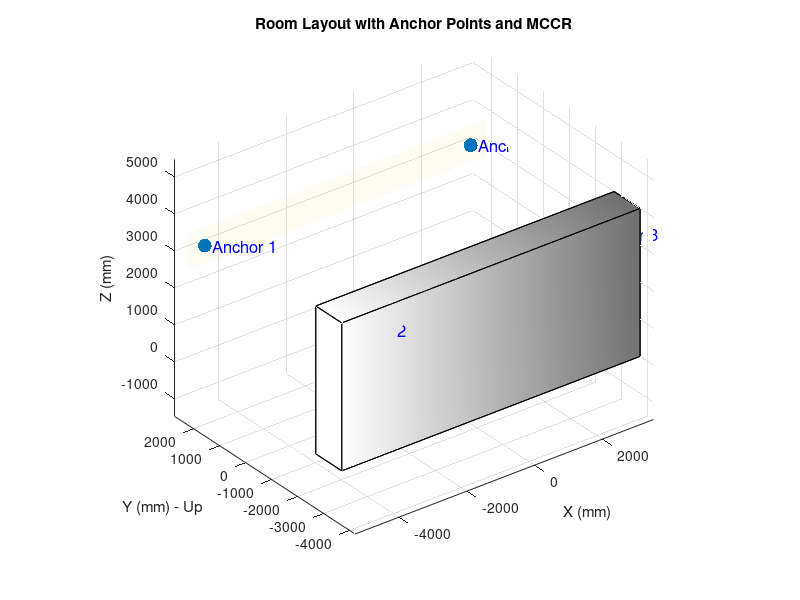

This chart was generated by the following MATLAB code: (Note: this script raises an error after producing the figure.)
% MATLAB Script: Real-Time Motion Capture Visualization with NatNet
%
% This script visualizes the real-time position of a rigid body ('MCCR') using
% NatNet and periodically updates the rope lengths connecting anchor points to 'MCCR'.
%
% Ensure that the NatNet SDK is installed and the necessary MATLAB files are on the path.
% Include the NatNet client functions or add their directory to the MATLAB path.
% Example:
% addpath('C:\Path\To\NatNetSDK\Lib\MATLAB');

%% 1. Define Rotation Matrix and Rotate Coordinates

% Define rotation angle (90 degrees in radians)
theta = 90; 
theta_rad = deg2rad(theta);

% Define rotation matrix to rotate Y-axis to positive Z-axis (rotate +90 degrees about X-axis)
R = [1, 0, 0;
     0, cos(theta_rad), -sin(theta_rad);
     0, sin(theta_rad), cos(theta_rad)];

%% 2. Define Anchor Points and Plot the Room

% Define Anchor Points (X, Y, Z) in millimeters
anchorPoints = [
    -4795, 3200, -2220.23;
    -4795, 3200, 2748.19;
     2616.11, 3200, 2779.82;
     3011.83, 3200, -2166.38
];

% Define tolerance for rope length comparison (in millimeters)
tolerance = 10; % mm

% Apply rotation to Anchor Points
anchorPoints_rotated = (R * anchorPoints')';

% Define motor IPs
motorIps = ["192.168.0.162"; "192.168.0.116"; "192.168.0.219"; "192.168.0.182"];

% Labels for Anchor Points
labels = {'Anchor 1', 'Anchor 2', 'Anchor 3', 'Anchor 4'};

% Define Room Height (originally along Y-axis) in millimeters
roomHeight = 4000; % Example: 4000 mm height

% Calculate min and max for X and Z axes with padding
padding = 500; % mm
minX = min(anchorPoints_rotated(:,1)) - padding;
maxX = max(anchorPoints_rotated(:,1)) + padding;
minZ = min(anchorPoints_rotated(:,3)) - padding;
maxZ = max(anchorPoints_rotated(:,3)) + padding;

% Y-axis boundaries (originally Z after rotation)
minY = 0;          % Floor level
maxY = roomHeight; % Ceiling level

% Define the vertices of the room (bounding box) in rotated coordinates
roomVertices = [
    minX, minY, minZ; % 1: Front-Bottom-Left
    maxX, minY, minZ; % 2: Front-Bottom-Right
    maxX, minY, maxZ; % 3: Back-Bottom-Right
    minX, minY, maxZ; % 4: Back-Bottom-Left
    minX, maxY, minZ; % 5: Front-Top-Left
    maxX, maxY, minZ; % 6: Front-Top-Right
    maxX, maxY, maxZ; % 7: Back-Top-Right
    minX, maxY, maxZ  % 8: Back-Top-Left
];
roomVertices_rotated = (R * roomVertices')';

% Define the faces of the room
roomFaces = [
    1, 2, 3, 4; % Bottom face (Floor)
    5, 6, 7, 8; % Top face (Ceiling)
    1, 2, 6, 5; % Front face
    2, 3, 7, 6; % Right face
    3, 4, 8, 7; % Back face
    4, 1, 5, 8  % Left face
];

% Create a new figure for visualization
fig = figure('Name', 'Real-Time Motion Capture Visualization', 'NumberTitle', 'off');
hold on;
grid on;
axis equal;
xlabel('X (mm)');
ylabel('Y (mm) - Up'); % After rotation, Y is up
zlabel('Z (mm)');
title('Room Layout with Anchor Points and MCCR');

% Plot the room as a semi-transparent box
roomPatch = patch('Vertices', roomVertices_rotated, 'Faces', roomFaces, ...
      'FaceColor', [0.8, 0.8, 0.8], 'FaceAlpha', 0.1, ...
      'EdgeColor', 'k', 'DisplayName', 'Room');

% Plot Rotated Anchor Points
anchorScatter = scatter3(anchorPoints_rotated(:,1), anchorPoints_rotated(:,2), anchorPoints_rotated(:,3), ...
         100, 'filled', 'r', 'DisplayName', 'Anchors');

% Annotate Anchor Points
for i = 1:size(anchorPoints_rotated,1)
    text(anchorPoints_rotated(i,1), anchorPoints_rotated(i,2), anchorPoints_rotated(i,3), ...
         ['  ' labels{i}], 'FontSize', 12, 'Color', 'b');
end

% Optional: Highlight the plane where anchor points lie (after rotation, Y is up)
[X_grid, Z_grid] = meshgrid(linspace(minX, maxX, 2), linspace(minZ, maxZ, 2));
Y_grid = ones(size(X_grid)) * anchorPoints_rotated(1,2); % Y = 3200 mm
anchorPlane = surf(X_grid, Y_grid, Z_grid, 'FaceColor', 'yellow', ...
                  'FaceAlpha', 0.05, 'EdgeColor', 'none', 'DisplayName', 'Anchor Plane');

% Adjust view angle for better visualization
view(3);            % 3D view
rotate3d on;        % Enable interactive rotation
camlight headlight; % Add a light source for better shading
lighting gouraud;   % Use Gouraud lighting

%% 3. Initialize NatNet Client and Define Rigid Body

% Initialize NatNet client
natnetclient = initializeNatNet(); % Ensure this function is defined and works

% Define the name of the rigid body to track
rigidBodyName = 'MCCR';

% Verify if the rigid body exists in the model description
model = natnetclient.getModelDescription;
rigidBodyExists = false;
for i = 1:model.RigidBodyCount
    if strcmp(model.RigidBody(i).Name, rigidBodyName)
        rigidBodyExists = true;
        break;
    end
end
if ~rigidBodyExists
    error('Rigid body "%s" not found in the model description.', rigidBodyName);
end

%% 4. Calculate Rope Offsets

% Retrieve the initial position of the rigid body to calculate ideal rope lengths
initialBodyPosition = getBodyPosition(natnetclient);
if any(isnan(initialBodyPosition))
    error('Initial rigid body position not available.');
end

% Apply rotation to the initial position
initialBodyPosition_rotated = (R * initialBodyPosition')';

% Calculate ideal rope lengths based on initial position
idealRopeLengths = [norm(initialBodyPosition_rotated - anchorPoints_rotated(1, :)), ...
                    norm(initialBodyPosition_rotated - anchorPoints_rotated(2, :)), ...
                    norm(initialBodyPosition_rotated - anchorPoints_rotated(3, :)), ...
                    norm(initialBodyPosition_rotated - anchorPoints_rotated(4, :))];

% Retrieve real rope lengths from encoders
realRopeLengths = [getEncoderData(motorIps(1)).ropeLength, ...
                   getEncoderData(motorIps(2)).ropeLength, ...
                   getEncoderData(motorIps(3)).ropeLength, ...
                   getEncoderData(motorIps(4)).ropeLength];

% Calculate rope offsets
ropeOffset = realRopeLengths - idealRopeLengths;

%% 5. Initialize 'MCCR' Marker and Ropes on the Plot

% Initialize 'MCCR' scatter plot as a blue filled sphere, initially not visible
mccrScatter = scatter3(NaN, NaN, NaN, 150, 'filled', 'b', 'DisplayName', 'MCCR');

% Annotate 'MCCR' with a text label, initially not visible
mccrText = text(NaN, NaN, NaN, 'MCCR', 'FontSize', 12, 'Color', 'g');

% Initialize a trail for 'MCCR' (optional)
trailLength = 100; % Number of previous positions to display
trailX = NaN(1, trailLength);
trailY = NaN(1, trailLength);
trailZ = NaN(1, trailLength);
trailPlot = plot3(trailX, trailY, trailZ, 'b-', 'LineWidth', 1, 'DisplayName', 'MCCR Trail');

% Initialize Line Objects for Ropes
ropeLines = gobjects(4,1); % Preallocate for 4 ropes
for i = 1:4
    ropeLines(i) = line('XData', [anchorPoints_rotated(i,1), NaN], ...
                        'YData', [anchorPoints_rotated(i,2), NaN], ...
                        'ZData', [anchorPoints_rotated(i,3), NaN], ...
                        'LineWidth', 2, 'Color', 'k', 'DisplayName', ['Rope ' num2str(i)]);
end

% Initialize Text Objects for Rope Length Labels
ropeTexts = gobjects(4,1); % Preallocate for 4 rope labels
for i = 1:4
    ropeTexts(i) = text(NaN, NaN, NaN, '', 'FontSize', 10, 'Color', 'k', 'BackgroundColor', 'w');
end

%% 6. Initialize Shared Data for 'MCCR' Position

% Initialize shared data storage for 'position_rotated' using appdata
setappdata(fig, 'position_rotated', [NaN, NaN, NaN]);

%% 7. Setup Timer for Asynchronous Rope Updates

% Create a timer object that executes every 60 seconds (1 minute)
ropeTimer = timer(...
    'ExecutionMode', 'fixedRate', ...  % Run the timer repeatedly
    'Period', 60, ...                  % Time in seconds between executions
    'TimerFcn', @updateRopesCallback ...% Callback function to execute
);

% Start the timer
start(ropeTimer);

% Ensure that the timer is deleted when the figure is closed
cleanupObj = onCleanup(@() cleanupTimer(ropeTimer));

%% 8. Real-Time Tracking Loop

% Initialize a flag to indicate if MCCR is currently being tracked
isTracked = false;

% Start real-time plotting
disp('Starting real-time MCCR tracking. Press Ctrl+C to stop.');

% Use a try-catch block to allow graceful termination
try
    while true
        % Check connection status
        if ~natnetclient.IsConnected
            warning('NatNet client disconnected. Attempting to reconnect...');
            natnetclient = initializeNatNet(); % Reinitialize the client
            pause(1); % Wait before retrying
            continue;
        end

        % Retrieve position data
        position = getBodyPosition(natnetclient); % Ensure this function returns [X Y Z]
        % disp(position); % Uncomment for debugging
        
        % Apply rotation to the retrieved position
        position_rotated = (R * position')';

        if ~any(isnan(position_rotated)) % Data is available
            % Update 'MCCR' scatter plot
            set(mccrScatter, 'XData', position_rotated(1), 'YData', position_rotated(2), 'ZData', position_rotated(3));

            % Update 'MCCR' text annotation
            set(mccrText, 'Position', position_rotated, 'String', 'MCCR');

            % Update trail data
            trailX = [trailX(2:end), position_rotated(1)];
            trailY = [trailY(2:end), position_rotated(2)];
            trailZ = [trailZ(2:end), position_rotated(3)];
            set(trailPlot, 'XData', trailX, 'YData', trailY, 'ZData', trailZ);

            % Store the current position in appdata for the timer to access
            setappdata(fig, 'position_rotated', position_rotated);

            % Ensure 'MCCR' and trail are visible
            if ~isTracked
                set(mccrScatter, 'Visible', 'on');
                set(mccrText, 'Visible', 'on');
                set(trailPlot, 'Visible', 'on');
                isTracked = true;
            end
        else
            % No data available, hide 'MCCR' marker and trail
            if isTracked
                set(mccrScatter, 'Visible', 'off');
                set(mccrText, 'Visible', 'off');
                set(trailPlot, 'Visible', 'off');
                isTracked = false;
            end
        end

        % Update the plot
        drawnow;

        % Pause for a short duration to limit update rate (e.g., 20 Hz)
        pause(0.05); % 50 ms
    end
catch ME
    % Stop and delete the timer in case of any errors or interruptions
    stop(ropeTimer);
    delete(ropeTimer);

    disp('Real-time tracking stopped.');
    disp(ME.message);
end

%% 9. Timer Callback Function for Rope Updates

function updateRopesCallback(~, ~)
    % Callback function to update ropes asynchronously every minute

    % Retrieve the current position_rotated from appdata
    position_rotated = getappdata(gcf, 'position_rotated');

    if any(isnan(position_rotated))
        warning('Rope update skipped: Current MCCR position is unavailable.');
        return;
    end

    % Retrieve real rope lengths from encoders
    realRopeLengths = [getEncoderData(motorIps(1)).ropeLength, ...
                       getEncoderData(motorIps(2)).ropeLength, ...
                       getEncoderData(motorIps(3)).ropeLength, ...
                       getEncoderData(motorIps(4)).ropeLength];

    % Calculate adjusted rope lengths
    adjustedRopeLengths = realRopeLengths - ropeOffset;

    % Calculate expected rope lengths based on current position
    expectedRopeLengths = [
        norm(position_rotated - anchorPoints_rotated(1, :)), ...
        norm(position_rotated - anchorPoints_rotated(2, :)), ...
        norm(position_rotated - anchorPoints_rotated(3, :)), ...
        norm(position_rotated - anchorPoints_rotated(4, :))
    ];

    % Update Rope Lines and Labels
    for i = 1:4
        % Define the end point of the rope line (MCCR position)
        ropeEnd = position_rotated;

        % Update the line data
        set(ropeLines(i), 'XData', [anchorPoints_rotated(i,1), ropeEnd(1)], ...
                         'YData', [anchorPoints_rotated(i,2), ropeEnd(2)], ...
                         'ZData', [anchorPoints_rotated(i,3), ropeEnd(3)]);

        % Calculate the midpoint for placing the text label
        midpoint = (anchorPoints_rotated(i, :) + ropeEnd) / 2;

        % Update the text label with adjusted rope length
        set(ropeTexts(i), 'Position', midpoint, ...
                         'String', sprintf('%.1f mm', adjustedRopeLengths(i)), ...
                         'HorizontalAlignment', 'center', ...
                         'VerticalAlignment', 'bottom');

        % Check if adjusted rope length matches expected rope length within tolerance
        if abs(adjustedRopeLengths(i) - expectedRopeLengths(i)) > tolerance
            % Log a warning message
            fprintf('Warning: Rope %d length mismatch. Expected: %.1f mm, Adjusted: %.1f mm\n', ...
                    i, expectedRopeLengths(i), adjustedRopeLengths(i));

            % Change rope line color to red to indicate discrepancy
            set(ropeLines(i), 'Color', 'r');

            % Optionally, change the text color to red
            set(ropeTexts(i), 'Color', 'r');
        else
            % Reset rope line color to black if within tolerance
            set(ropeLines(i), 'Color', 'k');

            % Reset the text color to black
            set(ropeTexts(i), 'Color', 'k');
        end
    end
end

%% 10. Cleanup Function to Stop and Delete Timer

function cleanupTimer(t)
    % Cleanup function to stop and delete the timer
    try
        stop(t);
        delete(t);
    catch
        % Ignore errors during cleanup
    end
end

%% 7. Supporting Functions

function natnetclient = initializeNatNet()
    % Initialize the NatNet client
    natnetclient = natnet;
    natnetclient.HostIP = '192.168.0.103'; % Adjust to OptiTrack server IP
    natnetclient.ClientIP = '192.168.0.185'; % Adjust to your local IP
    natnetclient.ConnectionType = 'Multicast';
    natnetclient.connect;
    if ~natnetclient.IsConnected
        error('Failed to connect to NatNet server.');
    end
end